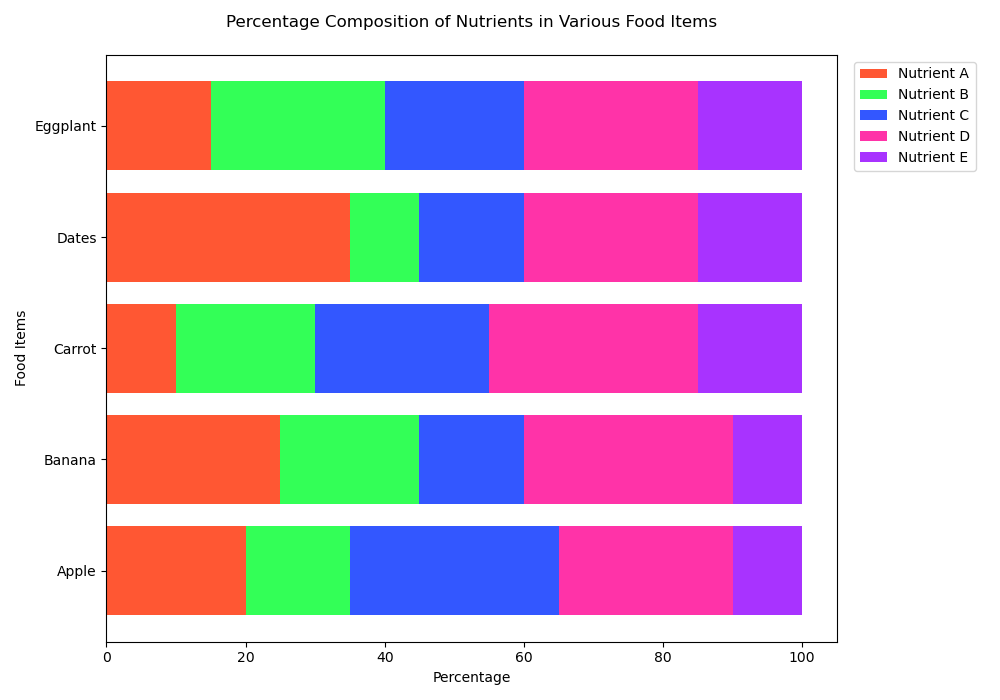

Source code (Python):

import matplotlib.pyplot as plt
import numpy as np

# Data
categories = ['Apple', 'Banana', 'Carrot', 'Dates', 'Eggplant']
nutrients = ['Nutrient A', 'Nutrient B', 'Nutrient C', 'Nutrient D', 'Nutrient E']
data = np.array([
    [20, 15, 30, 25, 10],
    [25, 20, 15, 30, 10],
    [10, 20, 25, 30, 15],
    [35, 10, 15, 25, 15],
    [15, 25, 20, 25, 15]
])

# Colors
colors = ['#FF5733', '#33FF57', '#3357FF', '#FF33A8', '#A833FF']

# Normalize data to 100%
data_normalized = data / data.sum(axis=1)[:, np.newaxis] * 100

# Plot
fig, ax = plt.subplots(figsize=(10, 7))

# Stack bars horizontally
bottom = np.zeros(len(categories))
for i in range(data.shape[1]):
    ax.barh(categories, data_normalized[:, i], left=bottom, color=colors[i], label=nutrients[i])
    bottom += data_normalized[:, i]

# Add title and labels
ax.set_title('Percentage Composition of Nutrients in Various Food Items', pad=20)
ax.set_xlabel('Percentage')
ax.set_ylabel('Food Items')
ax.legend(loc='upper right', bbox_to_anchor=(1.2, 1))

plt.tight_layout()
plt.show()
